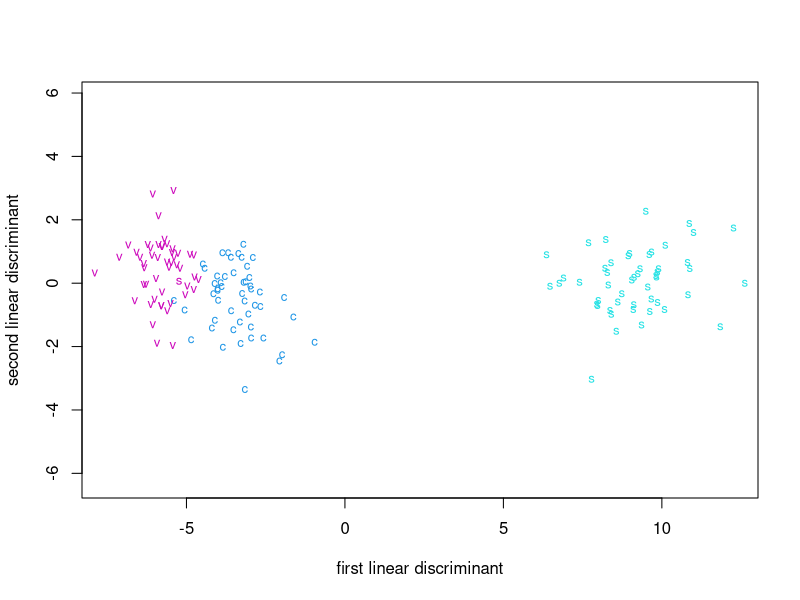
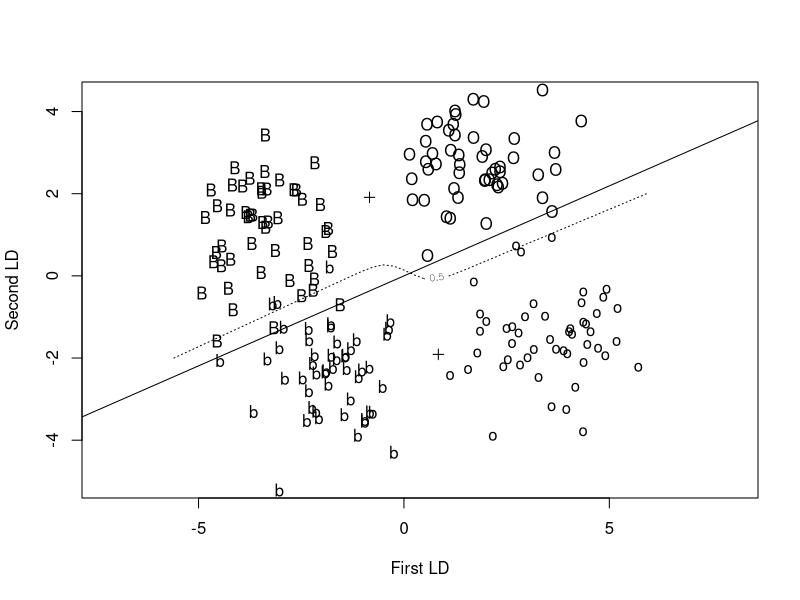
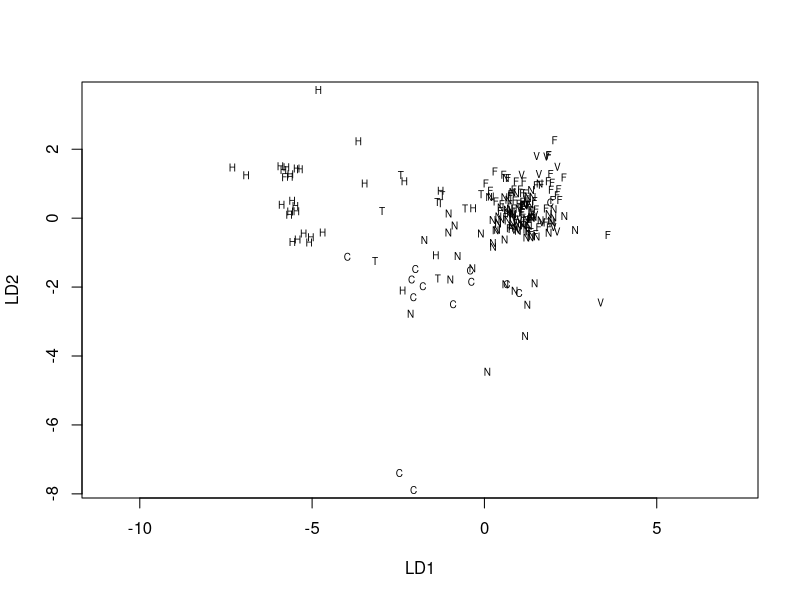
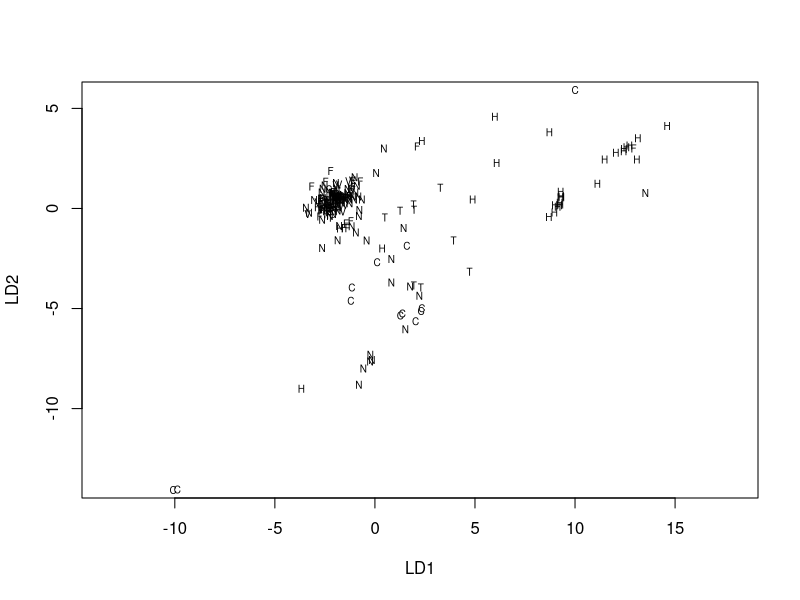
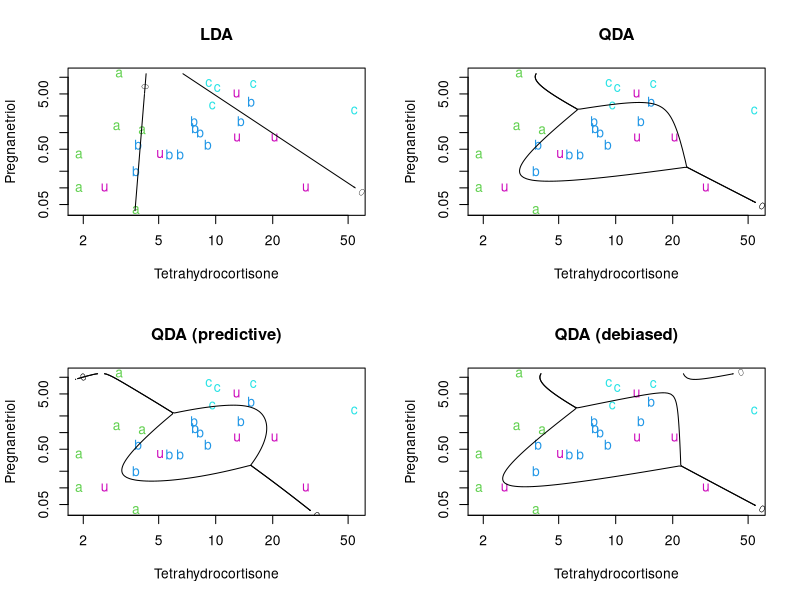
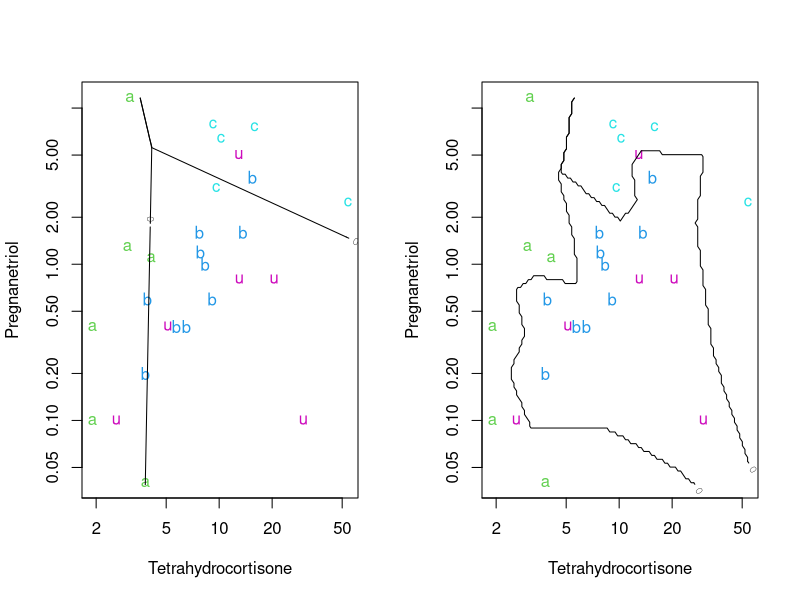
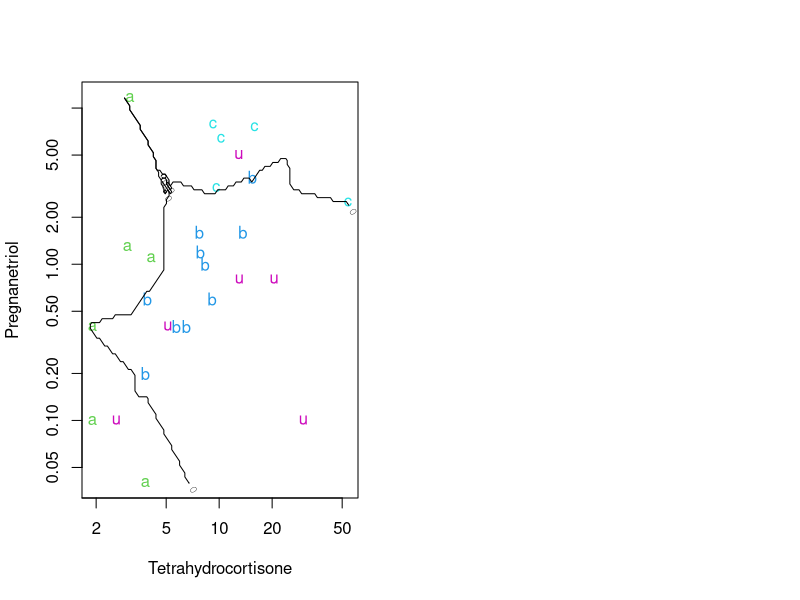
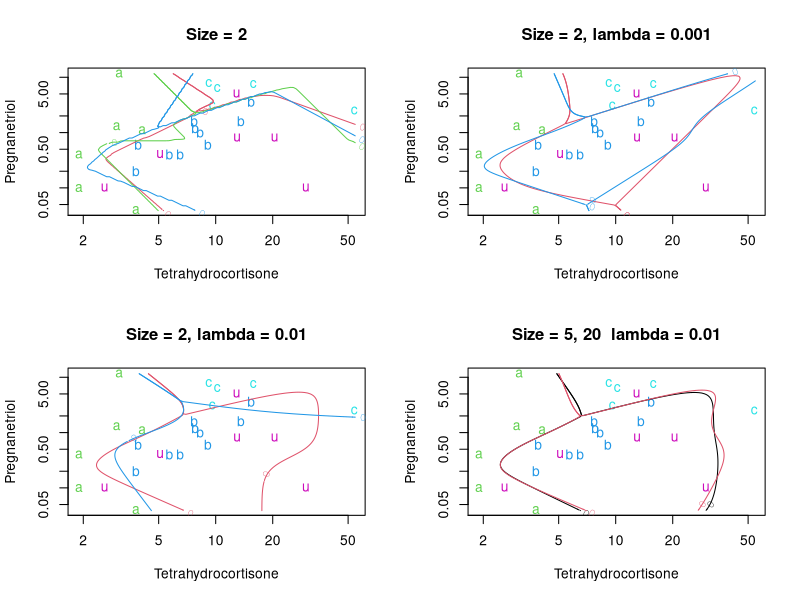

The R script that drew these images, in order:
## ---- chunk 1

library(MASS)
pdf(file="ch12.pdf", width=8, height=6, pointsize=9)
options(width=65, digits=5)
library(class)
library(nnet)
## ---- chunk 2

ir <- rbind(iris3[,,1], iris3[,,2], iris3[,,3])
ir.species <- factor(c(rep("s", 50), rep("c", 50), rep("v", 50)))
ir.species
## ---- chunk 3
(ir.lda <- lda(log(ir), ir.species))
ir.ld <- predict(ir.lda, dimen = 2)$x
ir.ld[,1]<- -ir.ld[,1]
eqscplot(ir.ld, type = "n", xlab = "first linear discriminant",
          ylab = "second linear discriminant")
text(ir.ld, labels = as.character(ir.species[-143]),
      col = 3 + unclass(ir.species), cex = 0.8)

# plot(ir.lda, dimen = 1)
# plot(ir.lda, type = "density", dimen = 1)
## ---- chunk 4
lcrabs <- log(crabs[, 4:8])
crabs.grp <- factor(c("B", "b", "O", "o")[rep(1:4, each = 50)])

(dcrabs.lda <- lda(crabs$sex ~ FL + RW + CL + CW, lcrabs))
table(crabs$sex, predict(dcrabs.lda)$class)

(dcrabs.lda4 <- lda(crabs.grp ~ FL + RW + CL + CW, lcrabs))
dcrabs.pr4 <- predict(dcrabs.lda4, dimen = 2)
dcrabs.pr2 <- dcrabs.pr4$post[, c("B", "O")] %*% c(1, 1)
table(crabs$sex, dcrabs.pr2 > 0.5)
## ---- chunk 5
cr.t <- dcrabs.pr4$x[, 1:2]
cr.t[,2]<--cr.t[,2]
eqscplot(cr.t, type = "n", xlab = "First LD", ylab = "Second LD")
text(cr.t, labels = as.character(crabs.grp))
perp <- function(x, y) {
   m <- (x+y)/2
   s <- - (x[1] - y[1])/(x[2] - y[2])
   abline(c(m[2] - s*m[1], s))
   invisible()
}
cr.m <- lda(cr.t, crabs$sex)$means
points(cr.m, pch = 3, mkh = 0.3)
perp(cr.m[1, ], cr.m[2, ])

cr.lda <- lda(cr.t, crabs.grp)
x <- seq(-6, 6, 0.25)
y <- seq(-2, 2, 0.25)
Xcon <- matrix(c(rep(x,length(y)),
              rep(y, rep(length(x), length(y)))),ncol=2)
cr.pr <- predict(cr.lda, Xcon)$post[, c("B", "O")] %*% c(1,1)
contour(x, y, matrix(cr.pr, length(x), length(y)),
       levels = 0.5, labex = 0, add = TRUE, lty=  3)
## ---- chunk 6
for(i in c("O", "o",  "B", "b"))
 print(var(lcrabs[crabs.grp == i, ]))
## ---- chunk 7
fgl.ld <- predict(lda(type ~ ., fgl), dimen = 2)$x
eqscplot(fgl.ld, type = "n", xlab = "LD1", ylab = "LD2")
# either
# for(i in seq(along = levels(fgl$type))) {
#    set <- fgl$type[-40] == levels(fgl$type)[i]
#    points(fgl.ld[set,], pch = 18, cex = 0.6, col = 2 + i)}
# key(text = list(levels(fgl$type), col = 3:8))
# or
text(fgl.ld, cex = 0.6,
     labels = c("F", "N", "V", "C", "T", "H")[fgl$type[-40]])
## ---- chunk 8
fgl.rld <- predict(lda(type ~ ., fgl, method = "t"), dimen = 2)$x
fgl.rld[,1]<--fgl.rld[,1]
eqscplot(fgl.rld, type = "n", xlab = "LD1", ylab = "LD2")
# either
# for(i in seq(along = levels(fgl$type))) {
#   set <- fgl$type[-40] == levels(fgl$type)[i]
#   points(fgl.rld[set,], pch = 18, cex = 0.6, col = 2 + i)}
# key(text = list(levels(fgl$type), col = 3:8))
# or
text(fgl.rld, cex = 0.6,
     labels = c("F", "N", "V", "C", "T", "H")[fgl$type[-40]])
## ---- chunk 9
#install.packages("tree")
#decrease len if you have little memory.
predplot <- function(object, main="", len = 100, ...)
{
    plot(Cushings[,1], Cushings[,2], log="xy", type="n",
         xlab = "Tetrahydrocortisone", ylab = "Pregnanetriol", main = main)
    for(il in 1:4) {
        set <- Cushings$Type==levels(Cushings$Type)[il]
        text(Cushings[set, 1], Cushings[set, 2],
             labels=as.character(Cushings$Type[set]), col = 2 + il) }
    xp <- seq(0.6, 4.0, length=len)
    yp <- seq(-3.25, 2.45, length=len)
    cushT <- expand.grid(Tetrahydrocortisone = xp,
                         Pregnanetriol = yp)
    Z <- predict(object, cushT, ...); zp <- as.numeric(Z$class)
    zp <- Z$post[,3] - pmax(Z$post[,2], Z$post[,1])
    contour(exp(xp), exp(yp), matrix(zp, len),
            add = TRUE, levels = 0, labex = 0)
    zp <- Z$post[,1] - pmax(Z$post[,2], Z$post[,3])
    contour(exp(xp), exp(yp), matrix(zp, len),
            add = TRUE, levels = 0, labex = 0)
    invisible()
}

cushplot <- function(xp, yp, Z)
{
    plot(Cushings[, 1], Cushings[, 2], log = "xy", type = "n",
         xlab = "Tetrahydrocortisone", ylab = "Pregnanetriol")
    for(il in 1:4) {
        set <- Cushings$Type==levels(Cushings$Type)[il]
        text(Cushings[set, 1], Cushings[set, 2],
             labels = as.character(Cushings$Type[set]), col = 2 + il) }
    zp <- Z[, 3] - pmax(Z[, 2], Z[, 1])
    contour(exp(xp), exp(yp), matrix(zp, np),
            add = TRUE, levels = 0, labex = 0)
    zp <- Z[, 1] - pmax(Z[, 2], Z[, 3])
    contour(exp(xp), exp(yp), matrix(zp, np),
            add = TRUE, levels = 0, labex = 0)
    invisible()
}
par(mfrow = c(2,2))
cush <- log(as.matrix(Cushings[, -3]))
tp <- Cushings$Type[1:21, drop = TRUE]
cush.lda <- lda(cush[1:21,], tp); predplot(cush.lda, "LDA")
cush.qda <- qda(cush[1:21,], tp); predplot(cush.qda, "QDA")
predplot(cush.qda, "QDA (predictive)", method = "predictive")
predplot(cush.qda, "QDA (debiased)", method = "debiased")

par(mfrow = c(1,2))
Cf <- data.frame(tp = tp,
  Tetrahydrocortisone = log(Cushings[1:21, 1]),
  Pregnanetriol = log(Cushings[1:21, 2]) )
cush.multinom <- multinom(tp ~ Tetrahydrocortisone
  + Pregnanetriol, Cf, maxit = 250)
xp <- seq(0.6, 4.0, length = 100); np <- length(xp)
yp <- seq(-3.25, 2.45, length = 100)
cushT <- expand.grid(Tetrahydrocortisone = xp,
                     Pregnanetriol = yp)
Z <- predict(cush.multinom, cushT, type = "probs")
cushplot(xp, yp, Z)

## ---- chunk 10

## ---- chunk 11

Z <- knn(scale(cush[1:21, ], FALSE, c(3.4, 5.7)),
        scale(cushT, FALSE, c(3.4, 5.7)), tp)
cushplot(xp, yp, class.ind(Z))
Z <- knn(scale(cush[1:21, ], FALSE, c(3.4, 5.7)),
        scale(cushT, FALSE, c(3.4, 5.7)), tp, k = 3)
cushplot(xp, yp, class.ind(Z))
## ---- chunk 12

pltnn <- function(main, ...) {
   plot(Cushings[,1], Cushings[,2], log="xy", type="n",
   xlab="Tetrahydrocortisone", ylab = "Pregnanetriol", main=main, ...)
   for(il in 1:4) {
       set <- Cushings$Type==levels(Cushings$Type)[il]
       text(Cushings[set, 1], Cushings[set, 2],
          as.character(Cushings$Type[set]), col = 2 + il) }
}

plt.bndry <- function(size=0, decay=0, ...)
{
   cush.nn <- nnet(cush, tpi, skip=TRUE, softmax=TRUE, size=size,
      decay=decay, maxit=1000)
   invisible(b1(predict(cush.nn, cushT), ...))
}

b1 <- function(Z, ...)
{
   zp <- Z[,3] - pmax(Z[,2], Z[,1])
   contour(exp(xp), exp(yp), matrix(zp, np),
      add=TRUE, levels=0, labex=0, ...)
   zp <- Z[,1] - pmax(Z[,3], Z[,2])
   contour(exp(xp), exp(yp), matrix(zp, np),
      add=TRUE, levels=0, labex=0, ...)
}

cush <- cush[1:21,]; tpi <- class.ind(tp)
# functions pltnn and plt.bndry given in the scripts
par(mfrow = c(2, 2))
pltnn("Size = 2")
set.seed(1); plt.bndry(size = 2, col = 2)
set.seed(3); plt.bndry(size = 2, col = 3)
plt.bndry(size = 2, col = 4)

pltnn("Size = 2, lambda = 0.001")
set.seed(1); plt.bndry(size = 2, decay = 0.001, col = 2)
set.seed(2); plt.bndry(size = 2, decay = 0.001, col = 4)

pltnn("Size = 2, lambda = 0.01")
set.seed(1); plt.bndry(size = 2, decay = 0.01, col = 2)
set.seed(2); plt.bndry(size = 2, decay = 0.01, col = 4)

pltnn("Size = 5, 20  lambda = 0.01")
set.seed(2); plt.bndry(size = 5, decay = 0.01, col = 1)
set.seed(2); plt.bndry(size = 20, decay = 0.01, col = 2)

# functions pltnn and b1 are in the scripts
pltnn("Many local maxima")
Z <- matrix(0, nrow(cushT), ncol(tpi))
for(iter in 1:20) {
   set.seed(iter)
   cush.nn <- nnet(cush, tpi, skip = TRUE, softmax = TRUE, size = 3,
       decay = 0.01, maxit = 1000, trace = FALSE)
   Z <- Z + predict(cush.nn, cushT)
   cat("final value", format(round(cush.nn$value,3)), "\n")
   b1(predict(cush.nn, cushT), col = 2, lwd = 0.5)
}
pltnn("Averaged")
b1(Z, lwd = 3)
## ---- chunk 13

library(e1071)
crabs.svm <- svm(crabs$sp ~ ., data = lcrabs, cost = 100, gamma = 1)
table(true = crabs$sp, predicted = predict(crabs.svm, lcrabs))

svm(crabs$sp ~ ., data = lcrabs, cost = 100, gamma = 1, cross = 10)
## ---- chunk 14

set.seed(123)
# dump random partition from S-PLUS
rand <- c(9, 6, 7, 10, 8, 8, 2, 2, 10, 1, 5, 2, 3, 8, 6, 8, 2, 6, 4,
4, 6, 1, 3, 2, 5, 5, 5, 3, 1, 9, 10, 2, 8, 2, 1, 6, 2, 7, 7, 8, 4, 1,
9, 5, 5, 1, 4, 6, 8, 6, 5, 7, 9, 2, 1, 1, 10, 9, 7, 6, 4, 7, 4, 8, 9,
9, 1, 8, 9, 5, 3, 3, 4, 8, 8, 6, 6, 9, 3, 10, 3, 10, 6, 6, 5, 10, 10,
2, 10, 6, 1, 4, 7, 8, 9, 10, 7, 10, 8, 4, 6, 8, 9, 10, 1, 9, 10, 6, 8,
4, 10, 8, 2, 10, 2, 3, 10, 1, 5, 9, 4, 4, 8, 2, 7, 6, 4, 8, 10, 4, 8,
10, 6, 10, 4, 9, 4, 1, 6, 5, 3, 2, 4, 1, 3, 4, 8, 4, 3, 7, 2, 5, 4, 5,
10, 7, 4, 2, 6, 3, 2, 2, 8, 4, 10, 8, 10, 2, 10, 6, 5, 2, 3, 2, 6, 2,
7, 7, 8, 9, 7, 10, 8, 6, 7, 9, 7, 10, 3, 2, 7, 5, 6, 1, 3, 9, 7, 7, 1,
8, 7, 8, 8, 8, 10, 4, 5, 9, 4, 6, 9, 6, 10, 2)

con <- function(...)
{
    print(tab <- table(...))
    diag(tab) <- 0
    cat("error rate = ",
        round(100*sum(tab)/length(list(...)[[1]]), 2), "%\n")
    invisible()
}
CVtest <- function(fitfn, predfn, ...)
{
    res <- fgl$type
    for (i in sort(unique(rand))) {
        cat("fold ", i, "\n", sep = "")
        learn <- fitfn(rand != i, ...)
        res[rand == i] <- predfn(learn, rand == i)
    }
    res
}
res.multinom <- CVtest(
  function(x, ...) multinom(type ~ ., fgl[x, ], ...),
  function(obj, x) predict(obj, fgl[x, ], type = "class"),
  maxit = 1000, trace = FALSE)

con(true = fgl$type, predicted = res.multinom)

res.lda <- CVtest(
  function(x, ...) lda(type ~ ., fgl[x, ], ...),
  function(obj, x) predict(obj, fgl[x, ])$class )
con(true = fgl$type, predicted = res.lda)

fgl0 <- fgl[ , -10] # drop type
{ res <- fgl$type
  for (i in sort(unique(rand))) {
      cat("fold ", i ,"\n", sep = "")
      sub <- rand == i
      res[sub] <- knn(fgl0[!sub, ], fgl0[sub, ], fgl$type[!sub],
                      k = 1)
  }
  res } -> res.knn1
con(true = fgl$type, predicted = res.knn1)

res.lb <- knn(fgl0, fgl0, fgl$type, k = 3, prob = TRUE, use.all = FALSE)
table(attr(res.lb, "prob"))

library(rpart)
res.rpart <- CVtest(
  function(x, ...) {
    tr <- rpart(type ~ ., fgl[x,], ...)
    cp <- tr$cptable
    r <- cp[, 4] + cp[, 5]
    rmin <- min(seq(along = r)[cp[, 4] < min(r)])
    cp0 <- cp[rmin, 1]
    cat("size chosen was", cp[rmin, 2] + 1, "\n")
    prune(tr, cp = 1.01*cp0)
  },
  function(obj, x)
    predict(obj, fgl[x, ], type = "class"),
  cp = 0.001
)
con(true = fgl$type, predicted = res.rpart)

fgl1 <- fgl
fgl1[1:9] <- lapply(fgl[, 1:9], function(x)
               {r <- range(x); (x - r[1])/diff(r)})

CVnn2 <- function(formula, data,
                  size = rep(6,2), lambda = c(0.001, 0.01),
                  nreps = 1, nifold = 5, verbose = 99, ...)
{
    CVnn1 <- function(formula, data, nreps=1, ri, verbose,  ...)
    {
        truth <- data[,deparse(formula[[2]])]
        res <-  matrix(0, nrow(data), length(levels(truth)))
        if(verbose > 20) cat("  inner fold")
        for (i in sort(unique(ri))) {
            if(verbose > 20) cat(" ", i,  sep="")
            for(rep in 1:nreps) {
                learn <- nnet(formula, data[ri !=i,], trace = FALSE, ...)
                res[ri == i,] <- res[ri == i,] +
                    predict(learn, data[ri == i,])
            }
        }
        if(verbose > 20) cat("\n")
        sum(as.numeric(truth) != max.col(res/nreps))
    }
    truth <- data[,deparse(formula[[2]])]
    res <-  matrix(0, nrow(data), length(levels(truth)))
    choice <- numeric(length(lambda))
    for (i in sort(unique(rand))) {
        if(verbose > 0) cat("fold ", i,"\n", sep="")
        ri <- sample(nifold, sum(rand!=i), replace=TRUE)
        for(j in seq(along=lambda)) {
            if(verbose > 10)
                cat("  size =", size[j], "decay =", lambda[j], "\n")
            choice[j] <- CVnn1(formula, data[rand != i,], nreps=nreps,
                               ri=ri, size=size[j], decay=lambda[j],
                               verbose=verbose, ...)
        }
        decay <- lambda[which.is.max(-choice)]
        csize <- size[which.is.max(-choice)]
        if(verbose > 5) cat("  #errors:", choice, "  ") #
        if(verbose > 1) cat("chosen size = ", csize,
                            " decay = ", decay, "\n", sep="")
        for(rep in 1:nreps) {
            learn <- nnet(formula, data[rand != i,], trace=FALSE,
                          size=csize, decay=decay, ...)
            res[rand == i,] <- res[rand == i,] +
                predict(learn, data[rand == i,])
        }
    }
    factor(levels(truth)[max.col(res/nreps)], levels = levels(truth))
}

if(FALSE) { # only run this if you have time to wait
res.nn2 <- CVnn2(type ~ ., fgl1, skip = TRUE, maxit = 500, nreps = 10)
con(true = fgl$type, predicted = res.nn2)
}

res.svm <- CVtest(
  function(x, ...) svm(type ~ ., fgl[x, ], ...),
  function(obj, x) predict(obj, fgl[x, ]),
  cost = 100, gamma = 1 )
con(true = fgl$type, predicted = res.svm)

svm(type ~ ., data = fgl, cost = 100, gamma = 1, cross = 10)


cd0 <- lvqinit(fgl0, fgl$type, prior = rep(1, 6)/6, k = 3)
cd1 <- olvq1(fgl0, fgl$type, cd0)
con(true = fgl$type, predicted = lvqtest(cd1, fgl0))

CV.lvq <- function()
{
    res <- fgl$type
    for(i in sort(unique(rand))) {
        cat("doing fold", i, "\n")
        cd0 <- lvqinit(fgl0[rand != i,], fgl$type[rand != i],
                       prior = rep(1, 6)/6, k = 3)
        cd1 <- olvq1(fgl0[rand != i,], fgl$type[rand != i], cd0)
        cd1 <- lvq3(fgl0[rand != i,], fgl$type[rand != i],
                    cd1, niter = 10000)
        res[rand == i] <- lvqtest(cd1, fgl0[rand == i, ])
    }
    res
}
con(true = fgl$type, predicted = CV.lvq())
## ---- chunk 15

CVprobs <- function(fitfn, predfn, ...)
{
    res <- matrix(nrow=214, ncol=6)
    for (i in sort(unique(rand))) {
        cat("fold ", i, "\n", sep = "")
        learn <- fitfn(rand != i, ...)
        res[rand == i, ] <- predfn(learn, rand == i)
    }
    res
}
probs.multinom <- CVprobs(
  function(x, ...) multinom(type ~ ., fgl[x, ], ...),
  function(obj, x) predict(obj, fgl[x, ], type = "probs"),
  maxit = 1000, trace = FALSE)

probs.yes <- as.vector(class.ind(fgl$type))
probs <- as.vector(probs.multinom)
par(pty = "s")
plot(c(0, 1), c(0, 1), type = "n", xlab = "predicted probability",
     ylab = "", xaxs = "i", yaxs = "i", las = 1)
rug(probs[probs.yes == 0], 0.02, side = 1, lwd = 0.5)
rug(probs[probs.yes == 1], 0.02, side = 3, lwd = 0.5)
abline(0, 1)
newp <- seq(0, 1, length = 100)
lines(newp, predict(loess(probs.yes ~ probs, span = 1), newp))

# End of ch12
